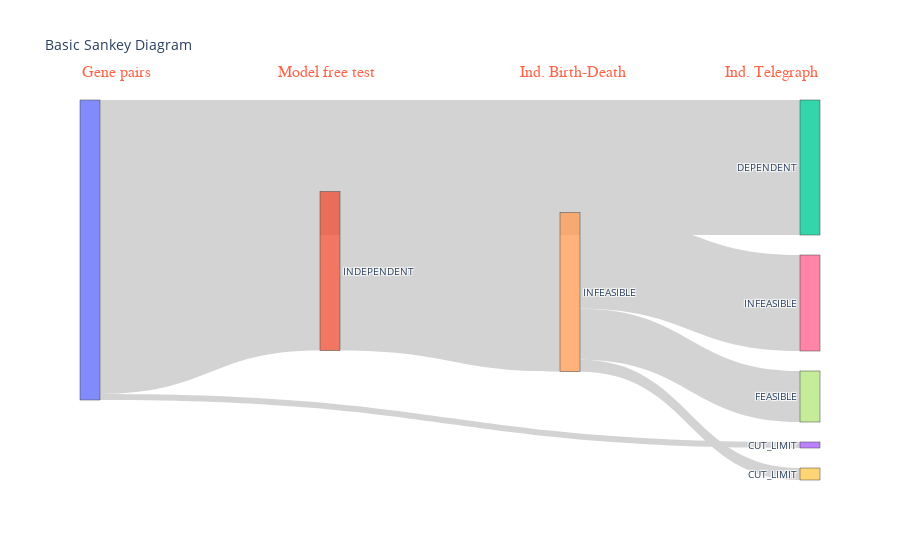

The notebook cell saved with this chart:
### Code cell
sankey_from_df(result_summary_ind)

### Figure 1 — Plotly figure (JSON) as saved in the notebook; plotly's stock layout.template omitted (floating-point values rounded to 4 significant figures)
{"data": [{"link": {"color": "lightgrey", "source": [0, 0, 0, 1, 1, 2, 2, 3, 3, 4, 4, 4, 4, 5, 5, 5, 5], "target": [1, 2, 3, 4, 5, 4, 5, 4, 5, 6, 7, 8, 9, 6, 7, 8, 9], "value": [53, 45, 2, 53, 0, 0, 0, 0, 0, 32, 17, 0, 4, 0, 0, 0, 0]}, "node": {"label": ["", "INDEPENDENT", "DEPENDENT", "CUT_LIMIT", "INFEASIBLE", "nan", "INFEASIBLE", "FEASIBLE", "nan", "CUT_LIMIT"]}, "type": "sankey"}], "layout": {"annotations": [{"align": "center", "font": {"color": "tomato", "family": "Courier New, monospace", "size": 16}, "showarrow": false, "text": "Gene pairs", "x": 0, "xref": "paper", "y": 1.1, "yref": "paper"}, {"align": "center", "font": {"color": "tomato", "family": "Courier New, monospace", "size": 16}, "showarrow": false, "text": "Model free test", "x": 0.3333, "xref": "paper", "y": 1.1, "yref": "paper"}, {"align": "center", "font": {"color": "tomato", "family": "Courier New, monospace", "size": 16}, "showarrow": false, "text": "Ind. Birth-Death", "x": 0.6667, "xref": "paper", "y": 1.1, "yref": "paper"}, {"align": "center", "font": {"color": "tomato", "family": "Courier New, monospace", "size": 16}, "showarrow": false, "text": "Ind. Telegraph", "x": 1, "xref": "paper", "y": 1.1, "yref": "paper"}], "font": {"size": 10}, "plot_bgcolor": "rgba(0,0,0,0)", "title": {"text": "Basic Sankey Diagram"}, "xaxis": {"showgrid": false, "visible": false, "zeroline": false}, "yaxis": {"showgrid": false, "visible": false, "zeroline": false}}}
